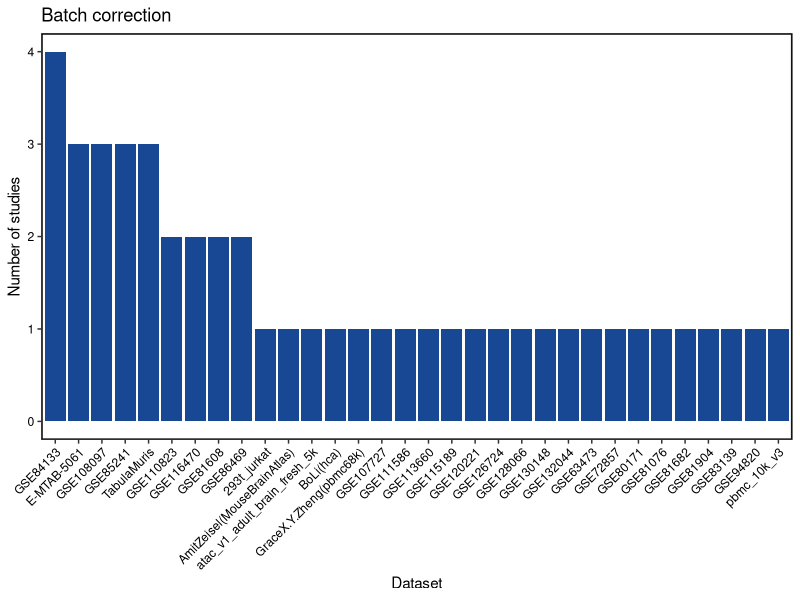
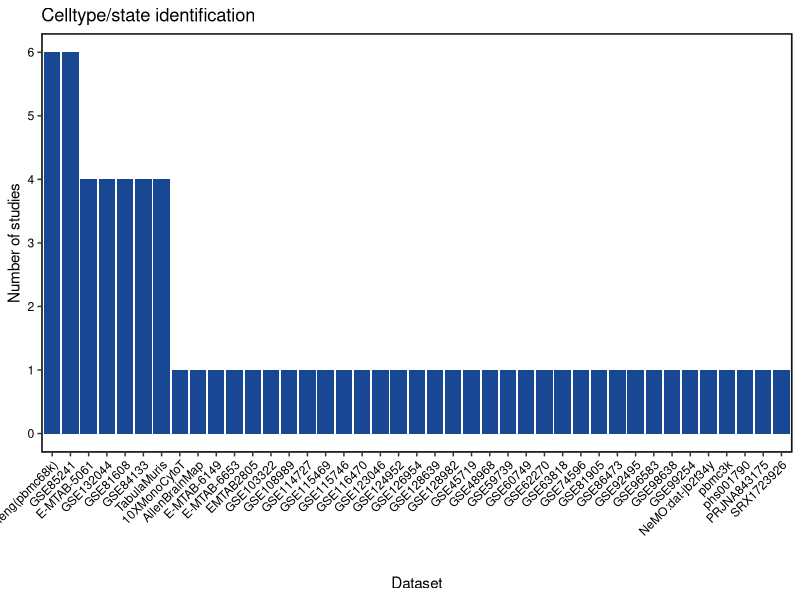
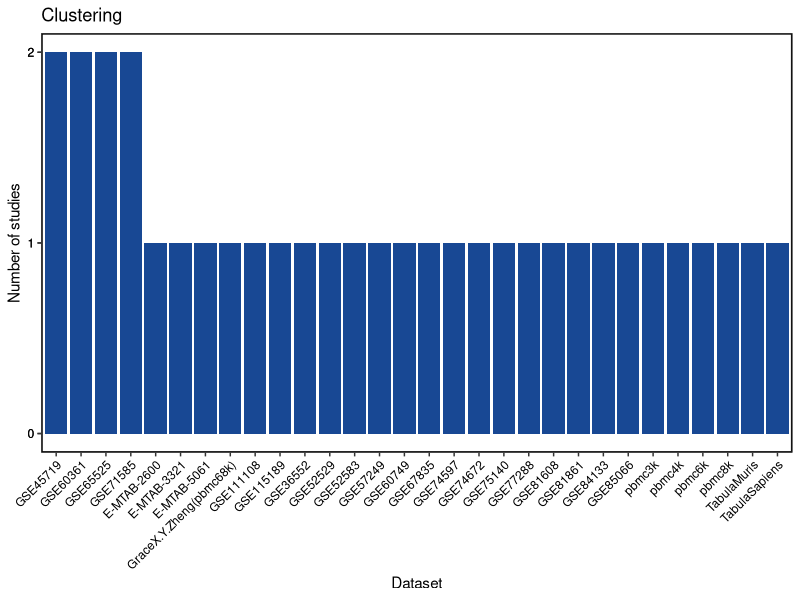
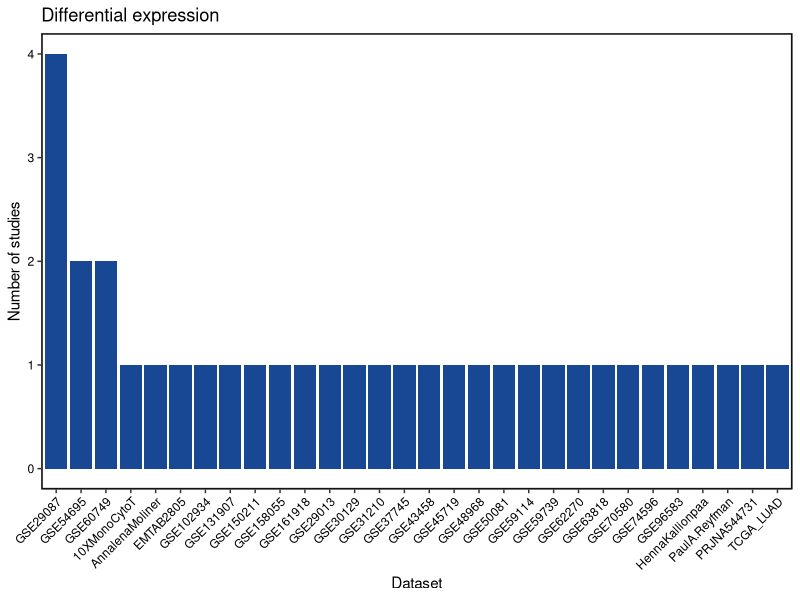
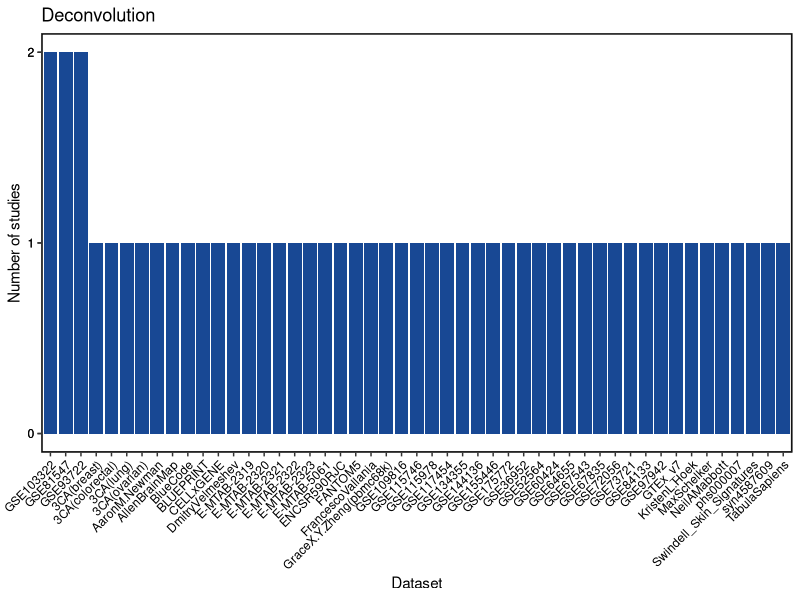
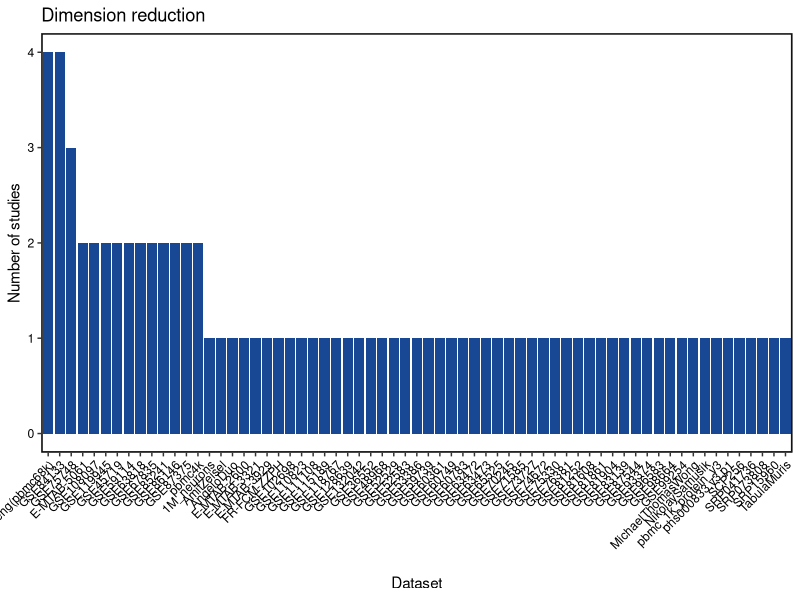
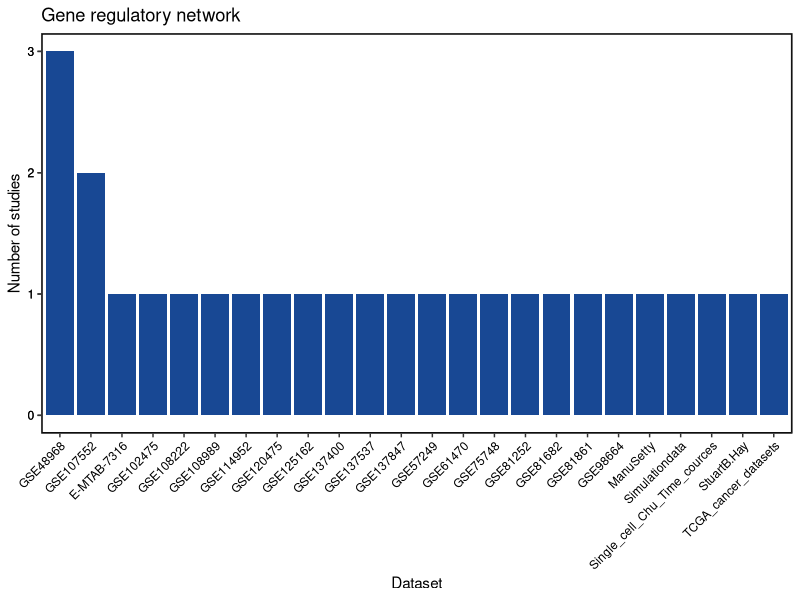
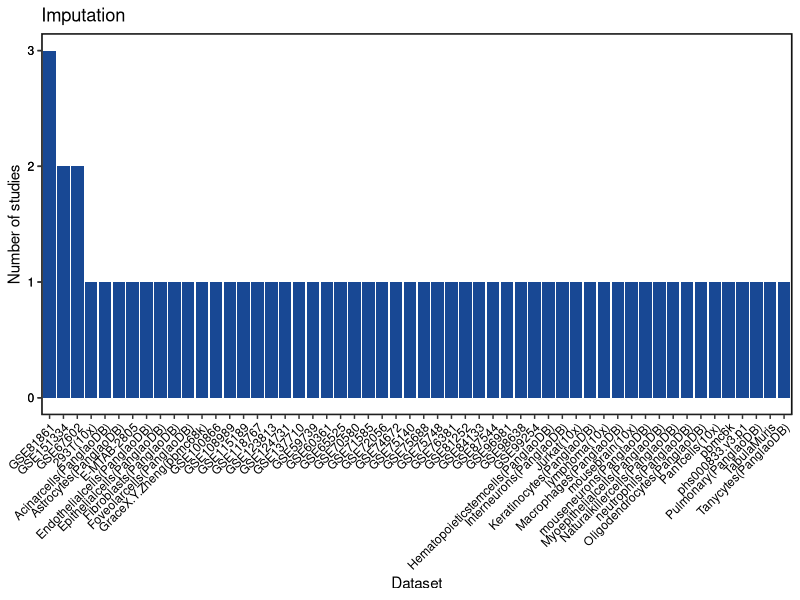

Write R code to recreate these figures, in order. (Note: this script raises an error after producing the figures.)

library(readr)
library(ggplot2)
library(readxl)


theme_set(theme_bw() +
            theme(panel.grid.major = element_blank(), 
                  panel.grid.minor = element_blank(),
                  panel.background = element_rect(colour = "black", size = 1),
                  axis.text.x = element_text(color = "black", angle = 45, hjust = 1),
                  axis.text.y = element_text(color = "black")))



barplot_ggplot <- function( dataset , title   , xlab = "Dataset"   ){ 
  
  
  dataset <- data.frame( table( dataset) ) 
  
  dataset <- dataset[ order(dataset$Freq , decreasing = T) , ]
  
  dataset$dataset <- factor(dataset$dataset , levels = c(dataset$dataset))
  
  integer_breaks <- function(n = 5, ...) {
    fxn <- function(x) {
      breaks <- floor(pretty(x, n, ...))
      names(breaks) <- attr(breaks, "labels")
      breaks
    }
    return(fxn)
  }
  p <- ggplot(dataset , aes( x = dataset , y = Freq )) + 
    geom_col( fill = "#184894") + 
    theme(axis.text.x = element_text(angle = 45, vjust = 1, hjust=1)) + 
    ylab("Number of studies") + xlab("Dataset")  + ggtitle( title) + 
    scale_y_continuous(breaks= integer_breaks())
  
  return(p)
  
  
}



data <- read_excel("review of benchmarking - dataset specificity of common benchmarking papers.xlsx")


data  <- split(  data$datasets , data$Topic )
dataset <- unlist ( strsplit( data$`Batch correction` , ";"))
dataset <- gsub("\\s+", "", dataset )
p_batch <- barplot_ggplot(dataset , "Batch correction" )


dataset <- unlist( strsplit ( data$`Celltype annotation` ,";"))
dataset  <- gsub( "EMTAB-5061" , "E-MTAB-5061" , dataset  )
dataset <- gsub("\\s+", "", dataset )

p_celltype <- barplot_ggplot(dataset , "Celltype/state identification" )



dataset <- unlist( strsplit ( data$Clustering ,";"))
dataset <- gsub("\\s+", "", dataset )

p_clustering <- barplot_ggplot(dataset, "Clustering" )




dataset <- unlist(strsplit( data$DE , ";"))
dataset <- gsub("\\s+", "", dataset )

p_DE <- barplot_ggplot(dataset , "Differential expression" )




dataset <- unlist(strsplit( data$Deconvolution , ";"))
dataset  <- gsub("AaronM.Newman:Swindell_Skin_Signatures" ,
                 "AaronM.Newman;Swindell_Skin_Signatures" , dataset  )
dataset <- unlist(strsplit( dataset , ";"))
dataset <- gsub("\\s+", "", dataset )

p_deconv <- barplot_ggplot(dataset , "Deconvolution"  )



dataset <- unlist(strsplit( data$`Dimension reduction`, ";")) 
dataset  <- gsub( ":",   ";" , dataset  )
dataset <- unlist(strsplit( dataset , ";"))
dataset <- gsub("\\s+", "", dataset )
p_dimension <- barplot_ggplot(dataset , "Dimension reduction"  )


dataset <- unlist(strsplit( data$GRN, ";")) 
dataset <- gsub("\\s+", "", dataset )
p_grn <- barplot_ggplot(dataset , "Gene regulatory network" )


dataset <- unlist(strsplit( data$Imputation, ";")) 
dataset <- gsub("\\s+", "", dataset )
p_imputation <- barplot_ggplot(dataset , "Imputation" )



ggarrange( plotlist = list(p_batch , p_celltype , p_clustering , p_DE  , 
                           p_deconv, p_dimension ,  p_grn , p_imputation ) , 
           ncol = 2,  nrow = 4, 
           align = "h")



